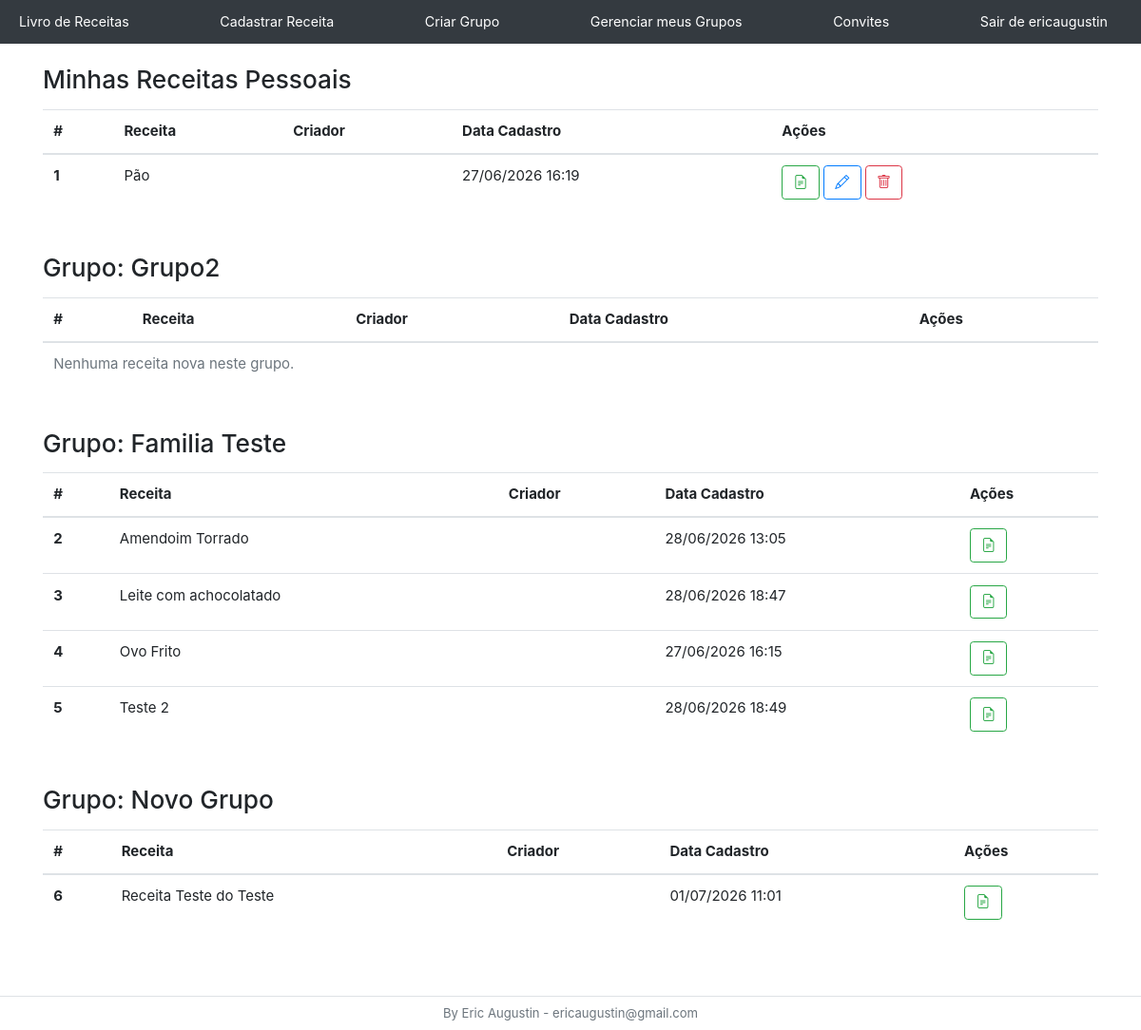
/receita/home/ (signed in), run on an earlier commit of the app's database.
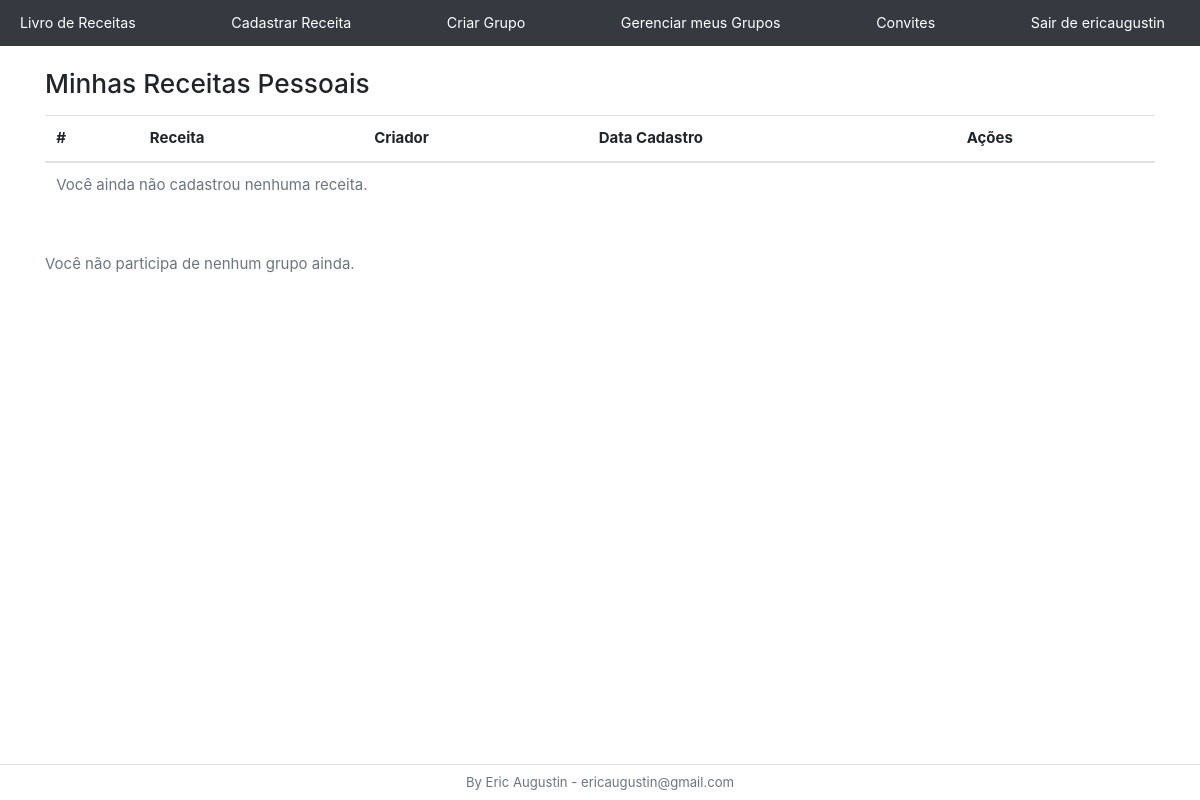
And on a later commit of the database.
### receita/models.py (models this page shows, shortened)
class Receita(models.Model):
    nome = models.CharField(max_length=150)
    modo_de_fazer = models.TextField()
    data_cadastro = models.DateTimeField(auto_now_add=True)
    usuario = models.ForeignKey(Usuario, on_delete=models.PROTECT)

### usuarios/models.py (models this page shows, shortened)
class Grupo (models.Model):
    nome = models.CharField(max_length=100)
    membros = models.ManyToManyField(Usuario, related_name='grupos')
    administradores = models.ManyToManyField(Usuario, related_name='grupos_administrados')
    data_criacao = models.DateTimeField(auto_now_add=True)

### receita/views.py (the view)
# urls.py: 2. Add a URL to urlpatterns:  path('', views.home, name='home')
@usuario_obrigatorio
def home(request):
    usuario_atual = request.user
    receitas_pessoais = list(Receita.objects.filter(usuario=usuario_atual).order_by('nome'))
    receitas_dos_outros = Receita.objects.exclude(usuario=usuario_atual).order_by('nome')
    grupos = Grupo.objects.filter(membros=usuario_atual)
    contador = 1
    for receita in receitas_pessoais:
        receita.numero_exibicao = contador
        contador += 1
    for grupo in grupos:
        grupo.receitas_filtradas = list(receitas_dos_outros.filter(usuario__grupos=grupo).distinct())
        for receita in grupo.receitas_filtradas:
            receita.numero_exibicao = contador
            contador += 1
    context = {
        'Grupos': grupos,
        'ReceitasPessoais': receitas_pessoais
    }
    return render(request, "home.html", context)

### autentica.py (called while the page is built)
def usuario_obrigatorio(view_func):
    @wraps(view_func)
    def _wrapped_view(request, *args, **kwargs):
        if not request.user.is_authenticated:
            return redirect('/login/')
        return view_func(request, *args, **kwargs)
    return _wrapped_view

### usuarios/context_processors.py (called while the page is built)
def contador_convites(request):
    if request.user.is_authenticated:
        total = ConviteGrupo.objects.filter(usuario_convidado=request.user).count()
        return {'total_convites': total}
    return {'total_convites': 0}

### receita/templates/home.html (shortened to what this page needs)
{% extends 'base.html' %}
{% block 'menu'%}
{% include 'menu_basico.html' %}
{% endblock %}
{% block 'conteudo' %}
<div class="container mt-4">
    <h3 class="mb-3">Minhas Receitas Pessoais</h3>
<table class="table table-hover mb-5">
    <thead>
      <tr>
        <th scope="col">#</th>
        <th scope="col">Receita</th>
        <th scope="col">Criador</th>
        <th scope="col">Data Cadastro</th>
        <th scope="col">Ações</th> </tr>
    </thead>
    <tbody>
        {% for receita in ReceitasPessoais %}
        <tr>
            <th scope="row">{{ receita.numero_exibicao }}</th>
            <td>{{receita.nome}}</td>
            <td>{{receita.usuario.nome}}</td>
            <td>{{receita.data_cadastro|date:"d/m/Y H:i"}}</td>
            <td>
              <a href="{% url 'mostrar_receita' %}?receita={{ receita.id }}" class="btn btn-outline-success me-1" title="Visualizar">
                    <i class="bi bi-file-earmark-text"></i>
                </a>
                <a href="{% url 'editar_receita' %}?receita={{ receita.id }}" class="btn btn btn-outline-primary me-1" title="Editar">
                    <i class="bi bi-pencil"></i>
                </a>
                <a href="{% url 'confirmar_exclusao' %}?receita={{ receita.id }}" class="btn btn btn-outline-danger" title="Excluir">
                    <i class="bi bi-trash"></i>
                </a>
            </td>
        </tr>
        {% empty %}
        <tr>
            <td colspan="6" class="text-muted">Você ainda não cadastrou nenhuma receita.</td>
        </tr>
        {% endfor %}
    </tbody>
</table>
    {% for grupo in Grupos %}
        <h3 class="mt-4 mb-3">Grupo: {{ grupo.nome }}</h3>
        <table class="table table-hover mb-5">
            <thead>
              <tr>
                <th scope="col">#</th>
                <th scope="col">Receita</th>
                <th scope="col">Criador</th>
                <th scope="col">Data Cadastro</th>
                <th scope="col">Ações</th> </tr>
            </thead>
            <tbody>
                {% for receita in grupo.receitas_filtradas %}
                <tr>
                    <th scope="row">{{ receita.numero_exibicao }}</th>
                    <td>{{receita.nome}}</td>
                    <td>{{receita.usuario.nome}}</td>
                    <td>{{receita.data_cadastro|date:"d/m/Y H:i"}}</td>
                    <td><a href="{% url 'mostrar_receita' %}?receita={{ receita.id }}" class="btn btn-outline-success me-1" title="Visualizar">
                    <i class="bi bi-file-earmark-text"></i>
                </a></td>
                </tr>
                {% empty %}
                <tr>
                    <td colspan="5" class="text-muted">Nenhuma receita nova neste grupo.</td>
                </tr>
                {% endfor %}
            </tbody>
        </table>
    {% empty %}
        <p class="text-muted">Você não participa de nenhum grupo ainda.</p>
    {% endfor %}
</div>
{% endblock %}

What changed in the data, as far as the page shows it:
removed Receita: numero_exibicao "1", nome "Pão", data_cadastro "27/06/2026 16:19", shown under "Minhas Receitas Pessoais"
removed Grupo: nome "Grupo2"
removed Grupo: nome "Familia Teste"
removed Receita: numero_exibicao "2", nome "Amendoim Torrado", data_cadastro "28/06/2026 13:05", shown under "Familia Teste"
removed Receita: numero_exibicao "3", nome "Leite com achocolatado", data_cadastro "28/06/2026 18:47", shown under "Familia Teste"
removed Receita: numero_exibicao "4", nome "Ovo Frito", data_cadastro "27/06/2026 16:15", shown under "Familia Teste"
removed Receita: numero_exibicao "5", nome "Teste 2", data_cadastro "28/06/2026 18:49", shown under "Familia Teste"
removed Grupo: nome "Novo Grupo"
removed Receita: numero_exibicao "6", nome "Receita Teste do Teste", data_cadastro "01/07/2026 11:01", shown under "Novo Grupo"
Also different on the page:
text now shown: "Você ainda não cadastrou nenhuma receita. Você não participa de nenhum grupo ainda."
